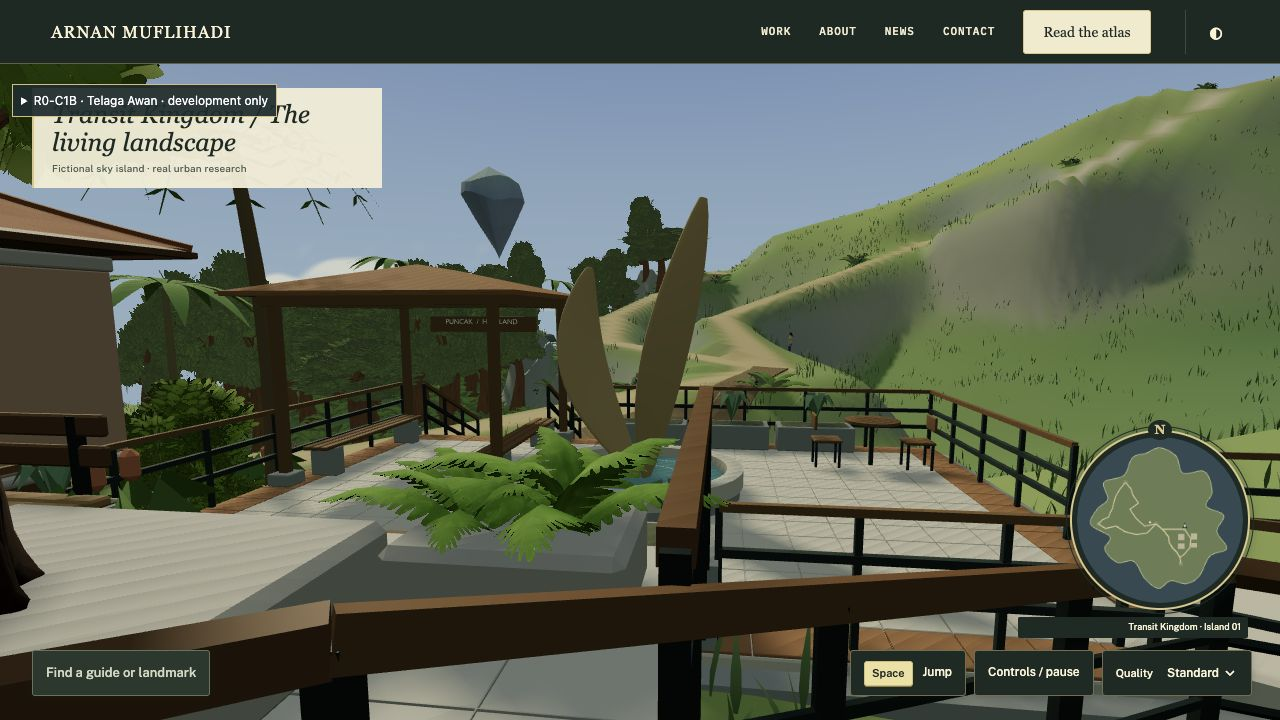
#> input picture validation/town-square-c1b/01-market-arrival.jpg, 1280 x 720 px, given in place of before-01-market-arrival.jpg, which was not available
$ python compare_images.py
#> lines starting #> are read from the running program, lines starting #| are printed output that depends on the picture
from pathlib import Path
from PIL import Image,ImageDraw,ImageFont
import json
out=Path(__file__).parent
font=ImageFont.truetype('/System/Library/Fonts/Helvetica.ttc',22)
def pair(left,right,name,label_left,label_right,crop_right=False):
#> called with name = 'comparison-01-market-arrival.jpg', label_left = 'Square OFF / accepted C1A.5', label_right = 'Square ON / C1B', crop_right = False
 a=Image.open(left).convert('RGB');b=Image.open(right).convert('RGB')
#> in pair, a is the input picture: PIL image 1280x720 RGB; mean R, G, B 90.8, 97.6, 83.4
 if crop_right:b=b.crop((0,64,1280,720))
 assert a.size==b.size,(name,a.size,b.size)
 w,h=a.size;im=Image.new('RGB',(w*2,h+42),'#f3eddf');im.paste(a,(0,42));im.paste(b,(w,42));d=ImageDraw.Draw(im);d.text((18,10),label_left,font=font,fill='#173a37');d.text((w+18,10),label_right,font=font,fill='#173a37');im.save(out/name,quality=93)
#> after `w, h = a.size`: w = 1280; h = 720
#> after `im = Image.new('RGB', (w * 2, h + 42), '#f3eddf')`:
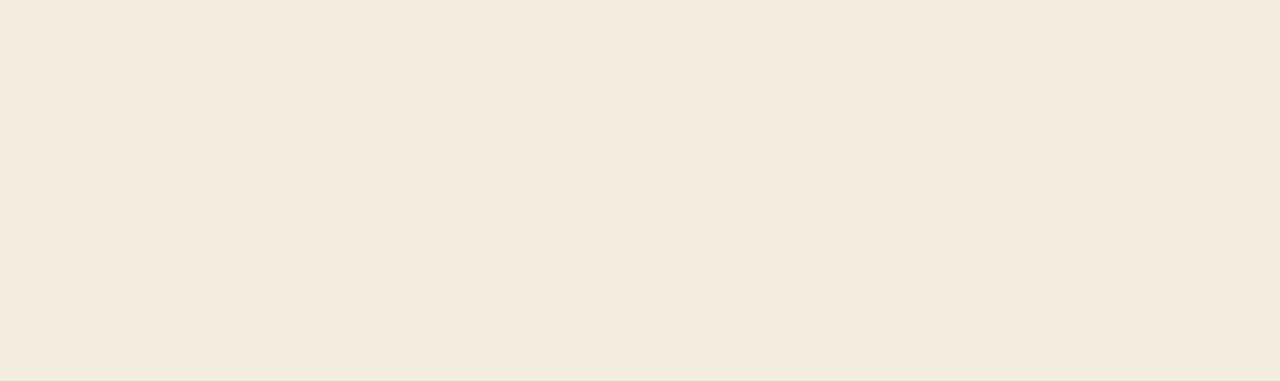
#> im: PIL image 2560x762 RGB (shown at 1/2 size); mean R, G, B 243, 237, 223
#> after `im.paste(a, (0, 42))`:
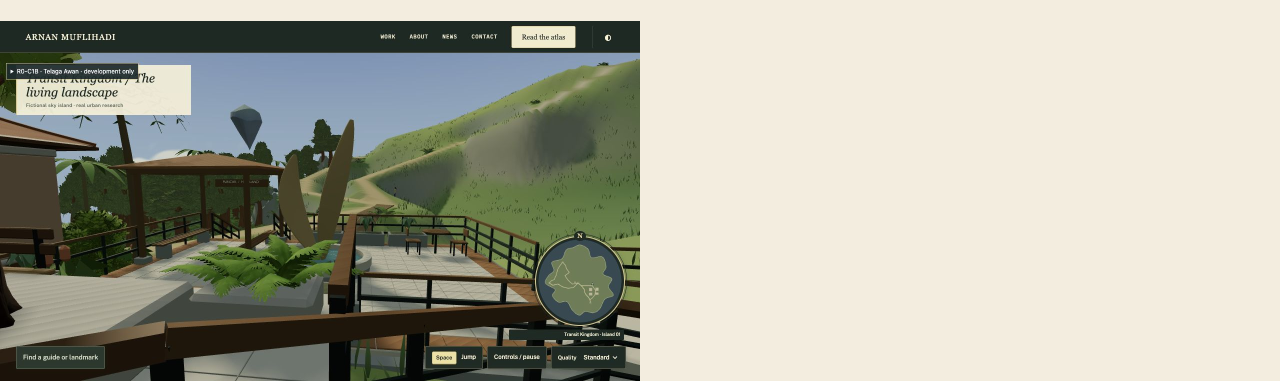
#> im: PIL image 2560x762 RGB (shown at 1/2 size); mean R, G, B 171.1, 171.1, 157.1
#> after `im.paste(b, (w, 42))`:
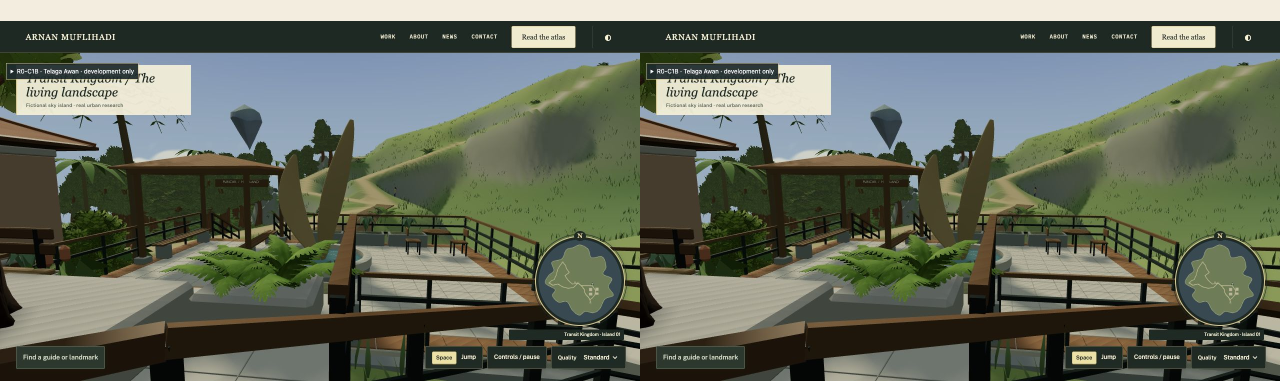
#> im: PIL image 2560x762 RGB (shown at 1/2 size); mean R, G, B 99.2, 105.3, 91.1
#> after `w, h = a.size`:
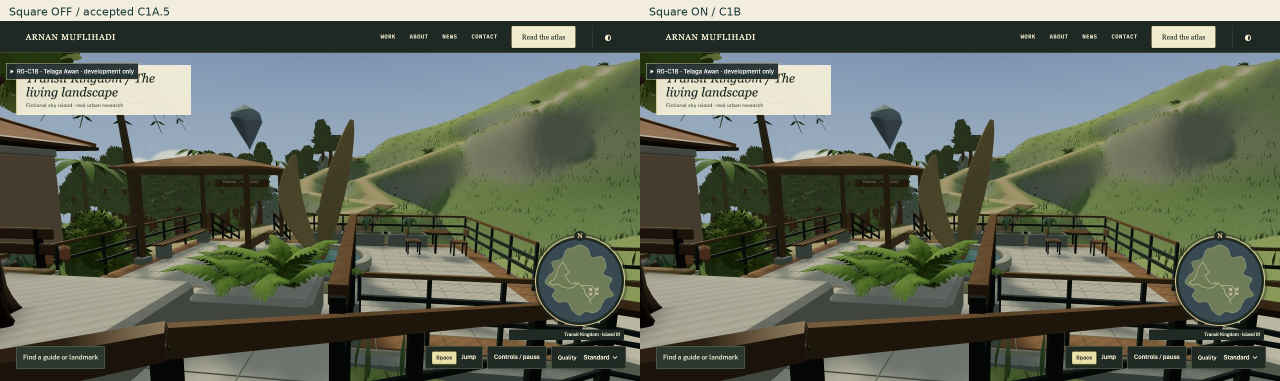
#> saved as comparison-01-market-arrival.jpg: PIL image 2560x762 RGB (shown at 1/2 size); mean R, G, B 99, 105.1, 90.9
for n in ['01-market-arrival','02-square-interior','03-elevated-town','04-square-foundations','05-full-island']:
 pair(out/('before-'+n+'.jpg'),out/(n+'.jpg'),'comparison-'+n+'.jpg','Square OFF / accepted C1A.5','Square ON / C1B')
#> pass 2 of the loop `for n in ['01-market-arrival','02-square-interior','03-elevated-town',..`:
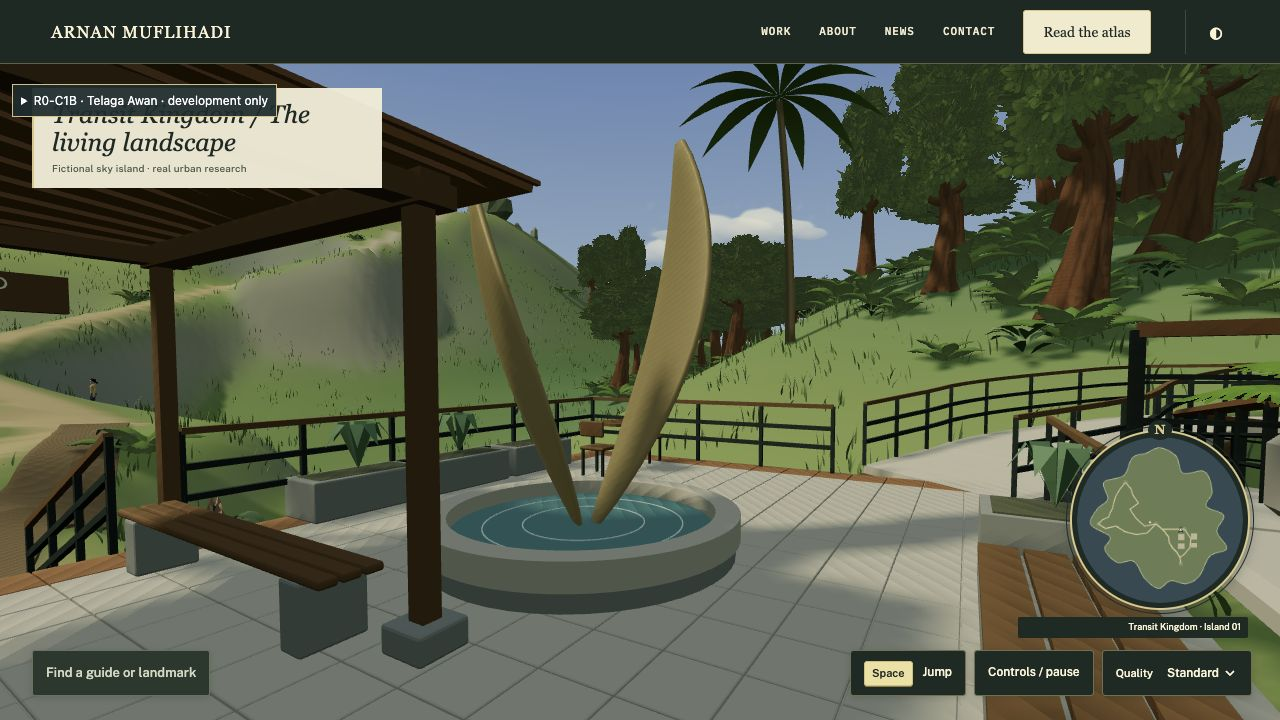
#> input picture validation/town-square-c1b/02-square-interior.jpg, 1280 x 720 px, given in place of before-02-square-interior.jpg, which was not available
#> in pair, a is the input picture: PIL image 1280x720 RGB; mean R, G, B 87.3, 93.6, 76.3
#> in pair (call 2), `im.paste(a, (0, 42))`:
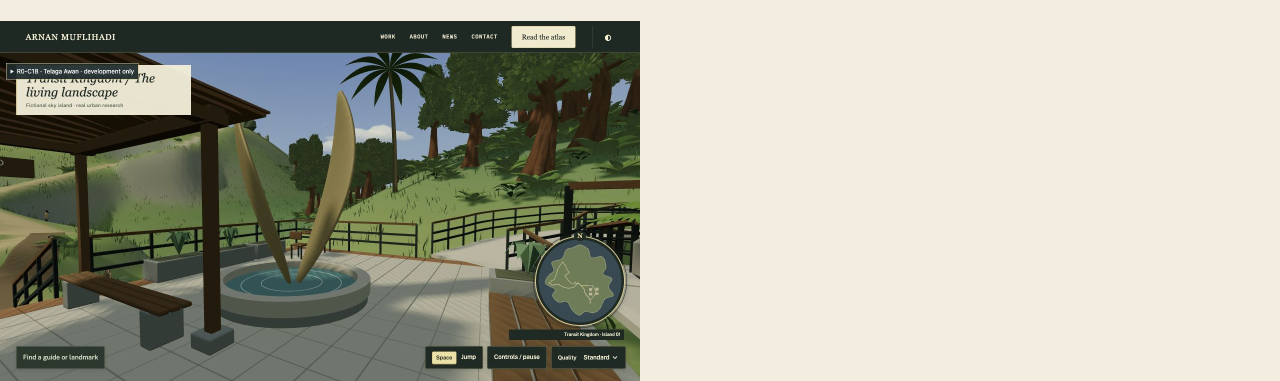
#> im: PIL image 2560x762 RGB (shown at 1/2 size); mean R, G, B 169.5, 169.2, 153.7
#> in pair (call 2), `w, h = a.size`:
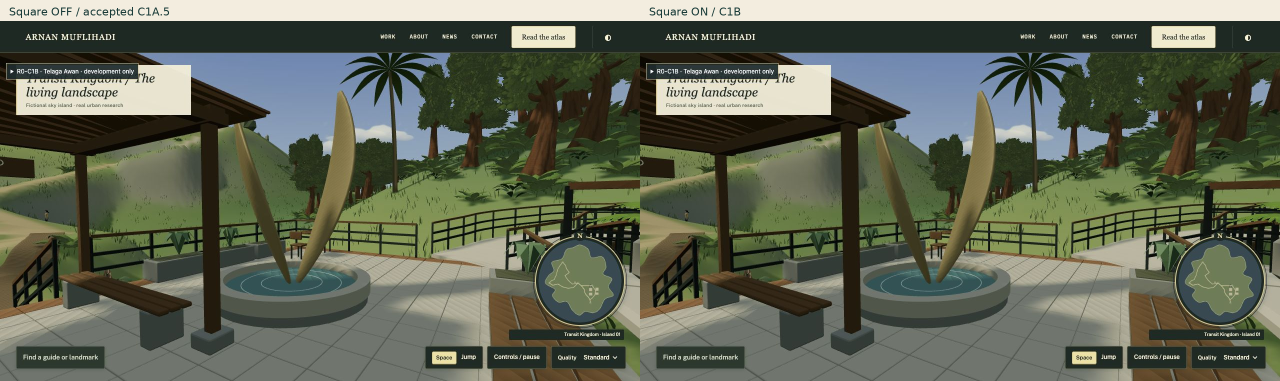
#> saved as comparison-02-square-interior.jpg: PIL image 2560x762 RGB (shown at 1/2 size); mean R, G, B 95.7, 101.3, 84.2
#> pass 3 of the loop `for n in ['01-market-arrival','02-square-interior','03-elevated-town',..`:
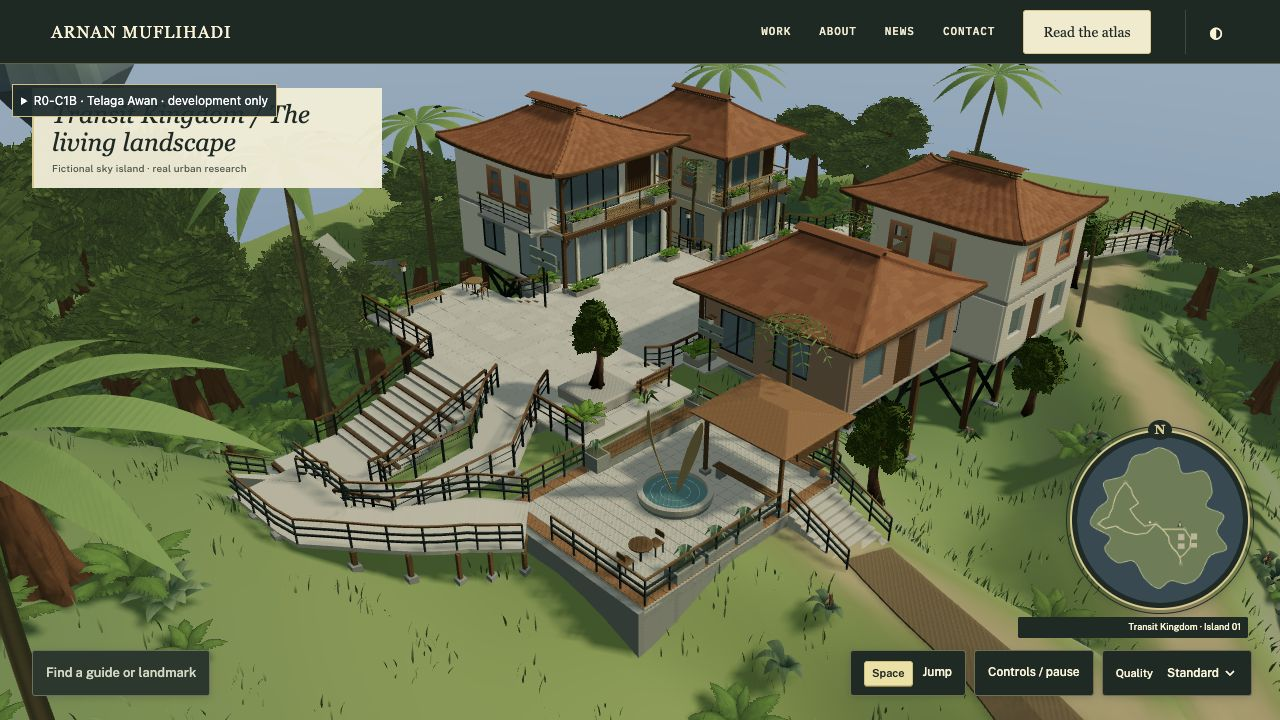
#> input picture validation/town-square-c1b/03-elevated-town.jpg, 1280 x 720 px
#> in pair, b is the input picture: PIL image 1280x720 RGB; mean R, G, B 100, 106.6, 79.5
#> in pair (call 3), `im.paste(b, (w, 42))`:
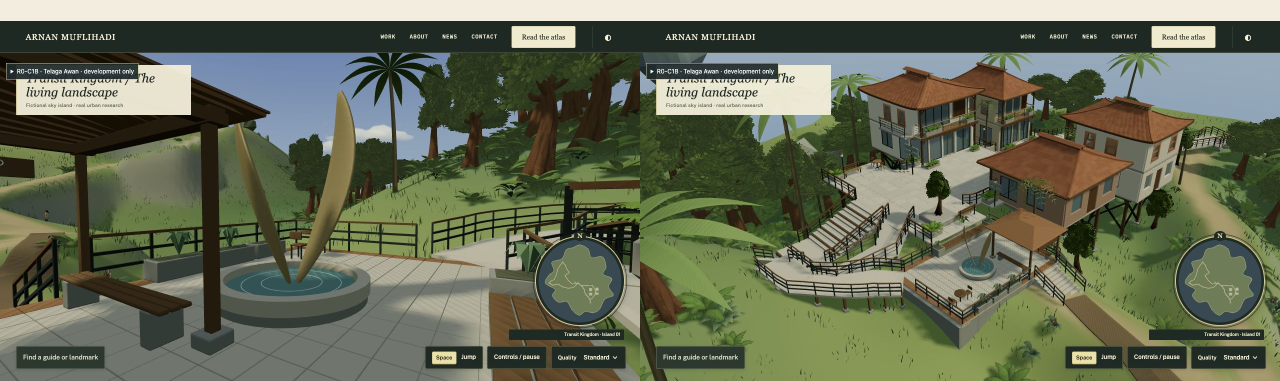
#> im: PIL image 2560x762 RGB (shown at 1/2 size); mean R, G, B 101.9, 107.6, 85.9
#> in pair (call 3), `w, h = a.size`:
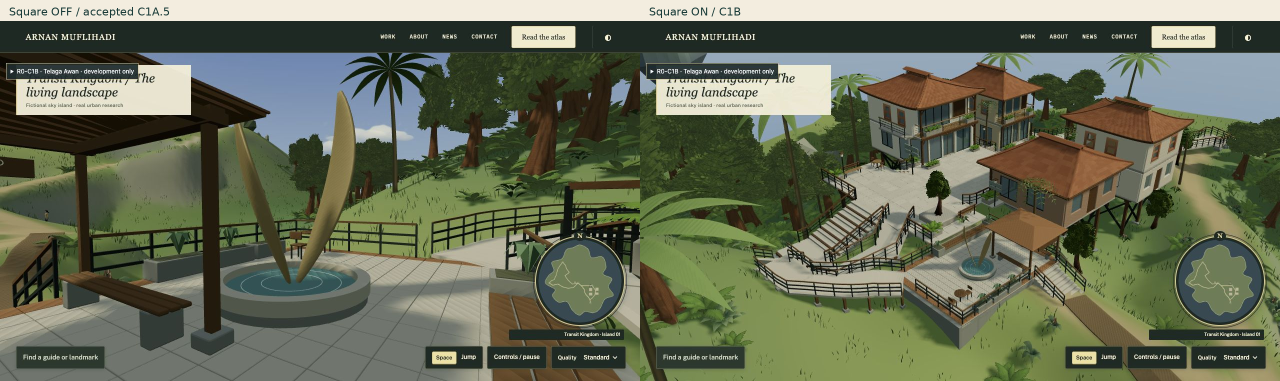
#> saved as comparison-03-elevated-town.jpg: PIL image 2560x762 RGB (shown at 1/2 size); mean R, G, B 101.7, 107.4, 85.7
#> (the run stopped early here; a loop or call above may not have finished)
